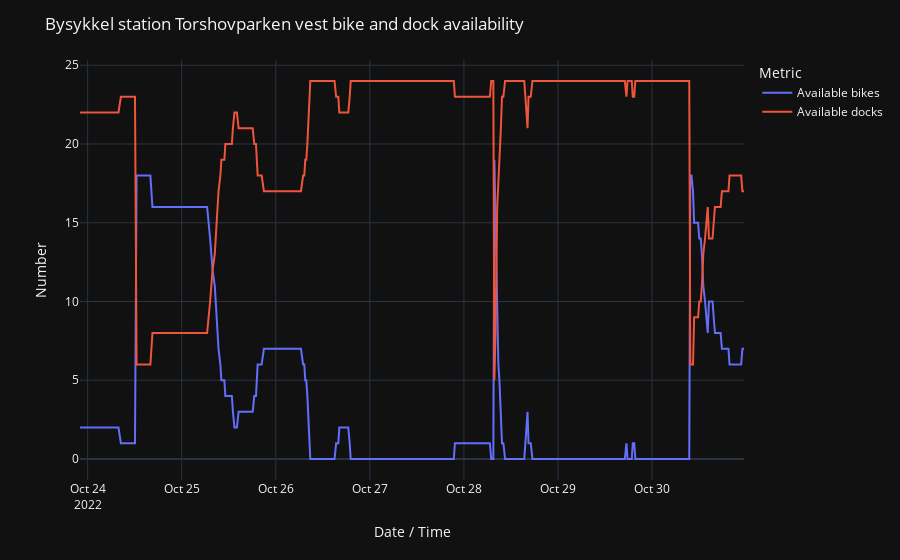

Notebook code cell kept with this figure:
### Markdown cell above
## Graph a random station

### Code cell
# let's pick a random station and graph its available bikes and docks
import numpy as np
import plotly.io as pio
pio.templates.default = "plotly_dark"
import plotly.express as px
import plotly.offline as py

random_station_id = stations['station_id'][np.random.randint(len(stations))]
selected_station = stations[stations['station_id'] == random_station_id]
fig = px.line(
    selected_station, x='last_reported', y=['num_bikes_available', 'num_docks_available'],
)
station_name = selected_station['name'].iloc[0]
fig.update_layout(
    title='Bysykkel station ' + station_name + ' bike and dock availability',
    xaxis_title='Date / Time', yaxis_title='Number', 
    legend_title='Metric',
)
trace_names = {'num_bikes_available': 'Available bikes', 'num_docks_available': 'Available docks'} 
fig.for_each_trace(lambda t: t.update(
        name = trace_names[t.name],
        legendgroup = trace_names[t.name],
        hovertemplate = t.hovertemplate.replace(t.name, trace_names[t.name])
    )
)
fig

### Figure 1 — Plotly figure (JSON) as saved in the notebook; plotly's stock layout.template omitted (floating-point values rounded to 4 significant figures; data arrays with more than 128 entries replaced by an {"elided": "..."} marker saying what was removed)
{"data": [{"hovertemplate": "variable=Available bikes<br>last_reported=%{x}<br>value=%{y}<extra></extra>", "legendgroup": "Available bikes", "line": {"color": "#636efa", "dash": "solid"}, "marker": {"symbol": "circle"}, "mode": "lines", "name": "Available bikes", "orientation": "v", "showlegend": true, "type": "scatter", "x": {"elided": "399 str values"}, "xaxis": "x", "y": {"elided": "399 int values"}, "yaxis": "y"}, {"hovertemplate": "variable=Available docks<br>last_reported=%{x}<br>value=%{y}<extra></extra>", "legendgroup": "Available docks", "line": {"color": "#EF553B", "dash": "solid"}, "marker": {"symbol": "circle"}, "mode": "lines", "name": "Available docks", "orientation": "v", "showlegend": true, "type": "scatter", "x": {"elided": "399 str values"}, "xaxis": "x", "y": {"elided": "399 int values"}, "yaxis": "y"}], "layout": {"legend": {"title": {"text": "Metric"}, "tracegroupgap": 0}, "margin": {"t": 60}, "title": {"text": "Bysykkel station Torshovparken vest bike and dock availability"}, "xaxis": {"anchor": "y", "domain": [0, 1], "title": {"text": "Date / Time"}}, "yaxis": {"anchor": "x", "domain": [0, 1], "title": {"text": "Number"}}}}
